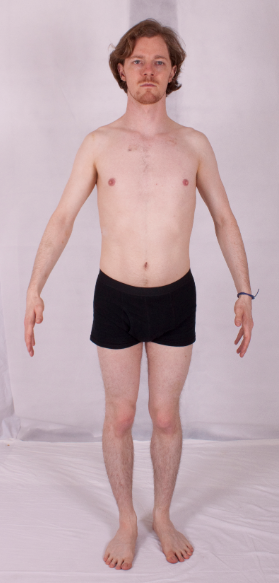
#> input picture Images/Screenshot_1.png, 279 x 583 px
$ python 1.py
#> lines starting #> are read from the running program, lines starting #| are printed output that depends on the picture; after the words box and inside, x2 and y2 are one past the last pixel; in counts of white or black regions, pixels touching at a corner belong together
import cv2
import numpy as np

testImage = "../../Images/Screenshot_1.png"


# load the image, convert it to grayscale, and blur it slightly
img = cv2.imread(testImage)
#> img is the input picture: shape (583, 279, 3); mean B, G, R 175.7, 170.6, 193.5
gray = cv2.cvtColor(img, cv2.COLOR_BGR2GRAY)
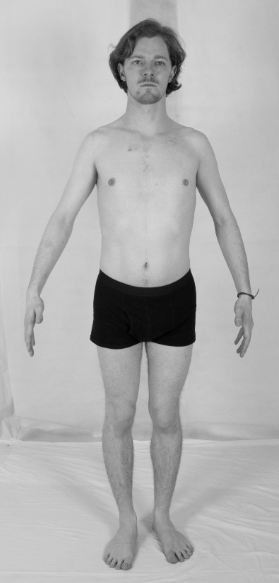
#> gray: shape (583, 279); min 0, max 217, mean 178
# blurred = cv2.GaussianBlur(gray, (3, 3), 0)

blurred_img = cv2.blur(img,ksize=(5,5))
med_val = np.median(img)
#> med_val = 193
lower = int(max(0 ,0.7*med_val))
#> lower = 135
upper = int(min(255,1.3*med_val))
#> upper = 250
edges = cv2.Canny(image=img, threshold1=lower,threshold2=upper)
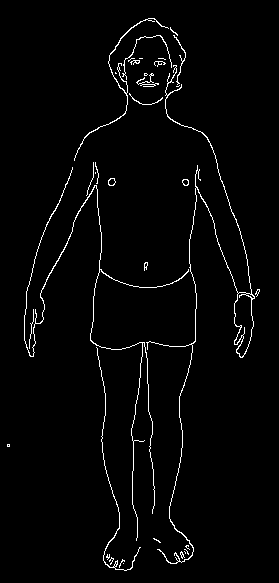
#> edges: shape (583, 279); 2.3% white in thin lines or dots, all inside (x1, y1, x2, y2) = (7, 18, 260, 571)

# show the images
cv2.imshow("Original", img)
cv2.imshow("test", edges)
# cv2.imshow("Edges", np.hstack([wide, tight, auto]))
cv2.waitKey(0)
